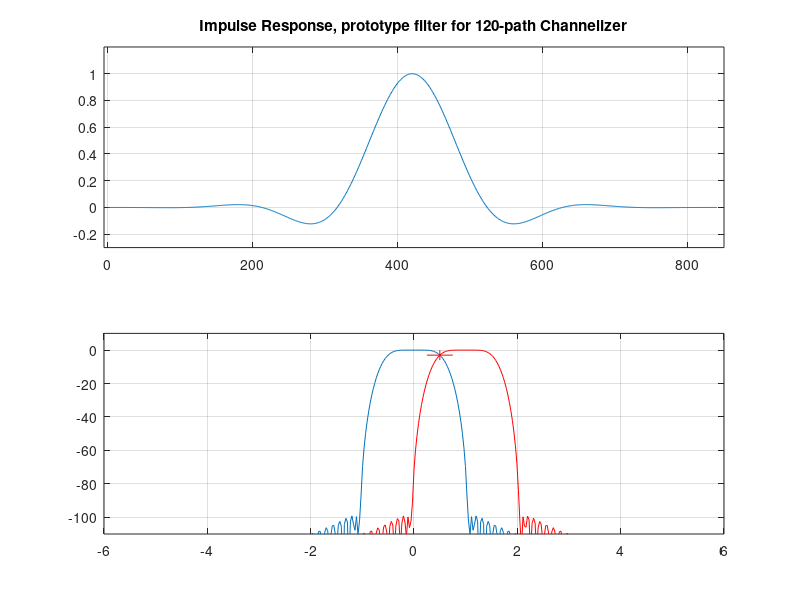
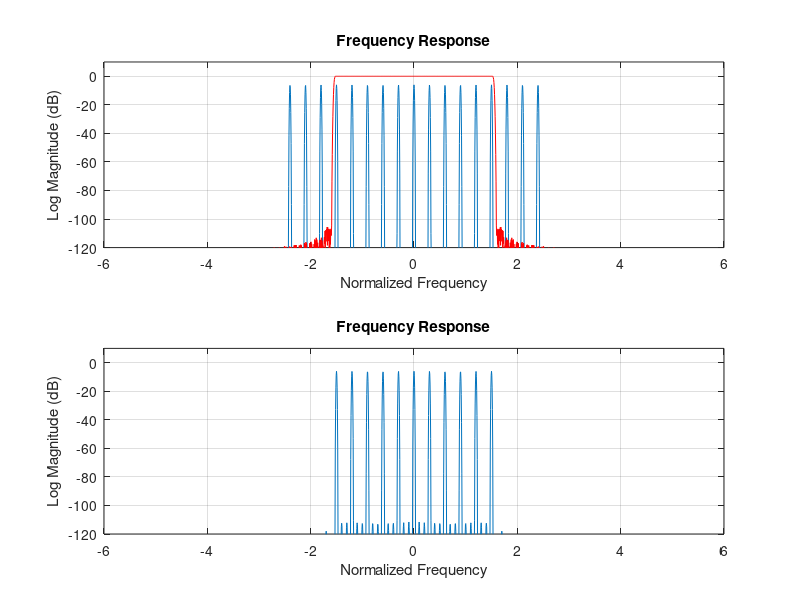

Here is the MATLAB script that generated these plots, in order:
% vary_bw_channelizer_120_3
% Variable bandwidth by changing binary mask between cascade analysis
% filter bank and synthesis filter bank. Animated demonstration of
% reduction in BW when binary mask turns off subset of channels used to 
% reconstruct output signal. 
% Script file written by fred harris of UCSD, Copyright 2021.

%hh=0.999*remez(840,[0 0.20507 1.0 60.0]/60.0,{'myfrf',[1 1 0 0]},[1 10]);
hh=sinc((-420:420)/120*1.1588).*kaiser(841,10)';
hh=hh/sum(hh);
figure(1)
subplot(2,1,1)
plot(0:840,hh/max(hh))
grid on
axis([-5 850 -0.3 1.2])
title('Impulse Response, prototype filter for 120-path Channelizer')

hh_x=hh.*exp(j*2*pi*(-420:420)*1/120);
subplot(2,1,2)
plot((-0.5:1/4096:0.5-1/4096)*120,fftshift(20*log10(abs(fft(hh,4096)))))
hold on
plot((-0.5:1/4096:0.5-1/4096)*120,fftshift(20*log10(abs(fft(hh_x,4096)))),'r')
plot([1 1]*0.5,[-6 0],'r')
d3=10*log10(0.5);
plot([0.25 0.75],[1 1]*d3,'r')
hold off
grid on
axis([-6.0 6.0 -110 10])
%axis([0.499 0.501 -3.02 -3.0])
% 120 channel analysis filter bank 60-to-1 down sample in 120-path filter

hh_2=120*reshape(hh(1:840),120,7);
reg_a=zeros(120,14);
v1=zeros(1,120)';
v2=zeros(1,120)';
v3=zeros(1,120)';
v4=zeros(120,20);
v5=zeros(1,120)';
reg_b=zeros(120,14);

ww=kaiser(2048,15)';
ww=ww/sum(ww);
rr=0;
x2=[1 zeros(1,4000)];
x1=0.5*ones(1,4000);
for kk=1:8
    x1=x1+cos(2*pi*(1:4000)*kk/40+2*pi*rand(1));
end
% x1=exp(j*2*pi*(0:9000)*1.1/120);

vv=[0:-1:-10 -9:+10 +9:-1:-10 -9];
rr=vv(1);

for zz=1:51
% Impulse Response
m1=1;
m2=0;
flg1=0;
flg2=0;
reg_a=zeros(120,14);
reg_b=zeros(120,14);
for nn=1:60:4000-59
    v1(1:60)=fliplr(x2(nn:nn+59)).';
    v1(61:120)=v1(1:60);
    reg_a=[v1 reg_a(:,1:13)];
    
    for kk=1:60
        v2(kk)=reg_a(kk,1:2:14)*hh_2(kk,:)';
        v2(kk+60)=reg_a(kk+60,2:2:14)*hh_2(kk+60,:)';
    end
    
    if flg1==0
        flg1=1;
    elseif flg1==1
        flg1=0;
        v2=[v2(61:120);v2(1:60)];
    end
    
    v3=ifft(v2);
    v4(:,m1)=v3;
    m1=m1+1;
    v3=v3.*[ones(1,26+rr) zeros(1,69-2*rr) ones(1,25+rr)]';
    v5=60*ifft(v3);
    
    if flg2==0
        flg2=1;
    elseif flg2==1
        flg2=0;
        v5=[v5(61:120);v5(1:60)];
    end
    
    reg_b=[v5 reg_b(:,1:13)];
    
    for kk=1:60
        p1=reg_b(kk,1:2:14)*hh_2(kk,:)';
        p2=reg_b(kk+60,2:2:14)*hh_2(kk+60,:)';
        x6(m2+kk)=p1+p2;
    end
    m2=m2+60;
end
x_imp=x6;

% Signal Response
m1=1;
m2=0;
flg1=0;
flg2=0;
reg_a=zeros(120,14);
reg_b=zeros(120,14);
for nn=1:60:4000-59
    v1(1:60)=fliplr(x1(nn:nn+59)).';
    v1(61:120)=v1(1:60);
    reg_a=[v1 reg_a(:,1:13)];
    
    for kk=1:60
        v2(kk)=reg_a(kk,1:2:14)*hh_2(kk,:)';
        v2(kk+60)=reg_a(kk+60,2:2:14)*hh_2(kk+60,:)';
    end
    
    if flg1==0
        flg1=1;
    elseif flg1==1
        flg1=0;
        v2=[v2(61:120);v2(1:60)];
    end
    
    v3=ifft(v2);
    v4(:,m1)=v3;
    m1=m1+1;
    v3=v3.*[ones(1,26+rr) zeros(1,69-2*rr) ones(1,25+rr)]';
    v5=60*ifft(v3);
    
    if flg2==0
        flg2=1;
    elseif flg2==1
        flg2=0;
        v5=[v5(61:120);v5(1:60)];
    end
    
    reg_b=[v5 reg_b(:,1:13)];
    
    for kk=1:60
        p1=reg_b(kk,1:2:14)*hh_2(kk,:)';
        p2=reg_b(kk+60,2:2:14)*hh_2(kk+60,:)';
        x6(m2+kk)=p1+p2;
    end
    m2=m2+60;
end

figure(6)

subplot(2,1,1)
% plot(real(x6(633:930)))
% grid on
% %axis([200 400 -0.2 0.7])
% title('Impulse Response')
% xlabel('Time Index')
% ylabel('Amplitude')
plot((-0.5:1/2048:0.5-1/2048)*12,fftshift(20*log10(abs(fft(x1(1025:3072).*ww)))))
hold on
plot((-0.5:1/2048:0.5-1/2048)*12,fftshift(20*log10(abs(fft(x_imp(1:2048))))),'r')

hold off
grid on
axis([-6 6 -120 10])
title('Frequency Response')
xlabel('Normalized Frequency')
ylabel('Log Magnitude (dB)')

subplot(2,1,2)
plot((-0.5:1/2048:0.5-1/2048)*12,fftshift(20*log10(abs(fft(x6(1025:3072).*ww)))))
grid on
axis([-6 6 -120 10])
title('Frequency Response')
xlabel('Normalized Frequency')
ylabel('Log Magnitude (dB)')
pause(0.1)
rr=vv(zz+1);
%end
% 
% figure(2)
% subplot(2,1,1)
% plot(real(x_imp))
% grid on
% axis([650 900 -0.1 0.3])
% title('Impulse Response')
% xlabel('Time Index')
% ylabel('Amplitude')
% 
% subplot(2,1,2)
% plot((-0.5:1/2048:0.5-1/2048)*12,fftshift(20*log10(abs(fft(x_imp(1:2048))))))
% grid on
% axis([-6 6 -120 10])
% title('Frequency Response')
% xlabel('Normalized Frequency')
% ylabel('Log Magnitude (dB)')
% 
% axes('position',[0.67 0.215 0.21 0.16])
% plot((-0.5:1/2048:0.5-1/2048)*12,fftshift(20*log10(abs(fft(x_imp(1:2048))))))
% grid on
% axis([-1.7 1.7 -0.05 +0.05])
% title('Zoom to Passband Ripple')
end